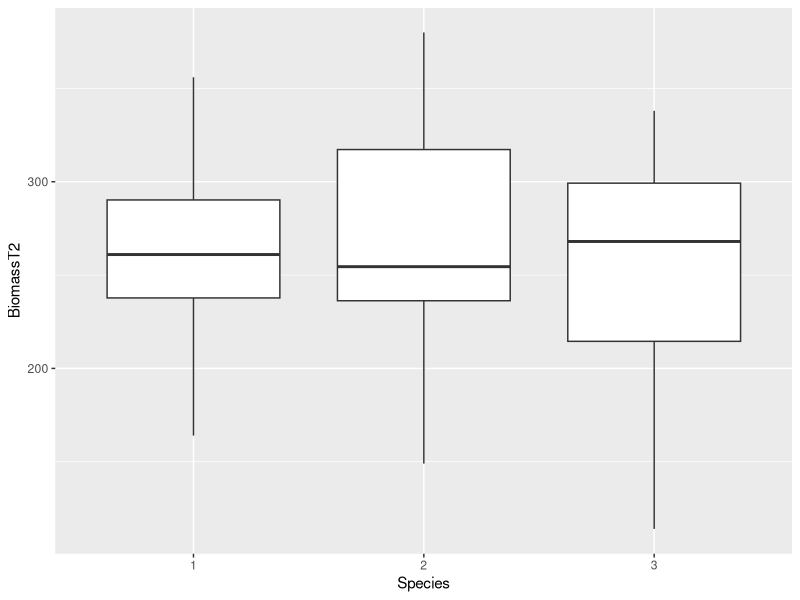
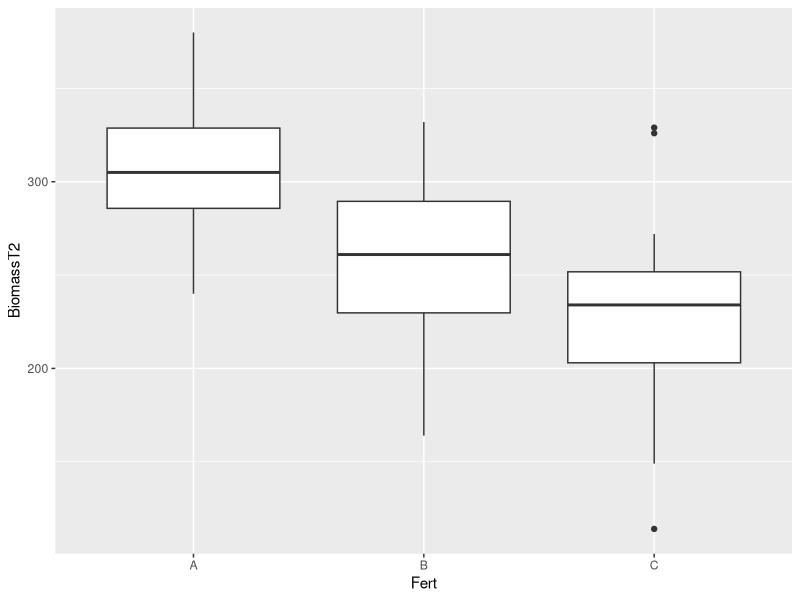
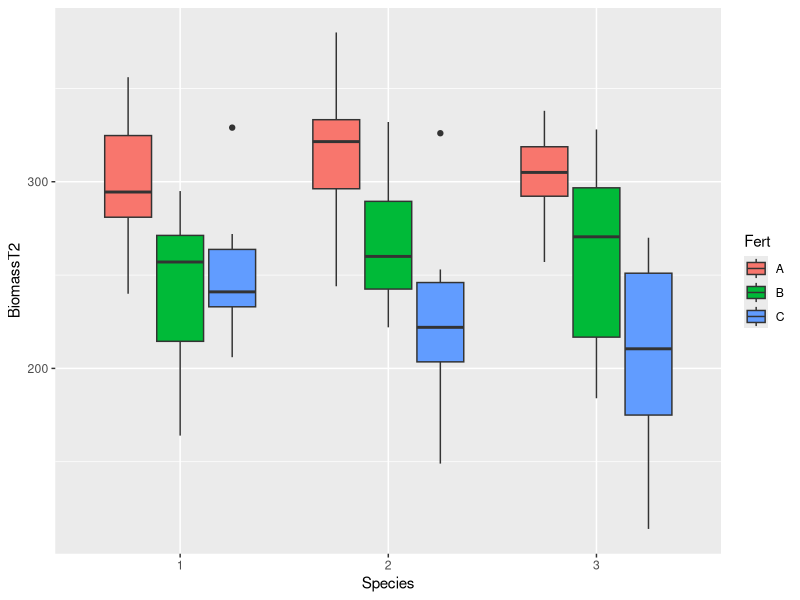
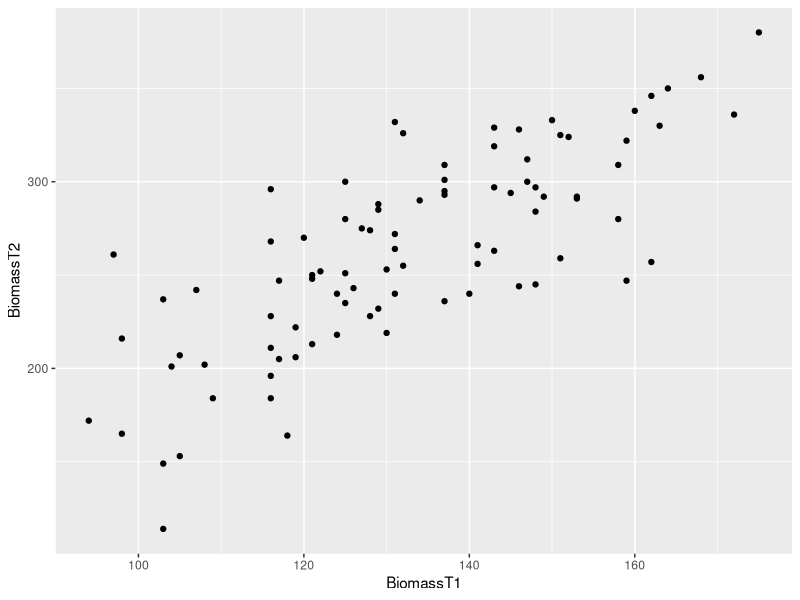
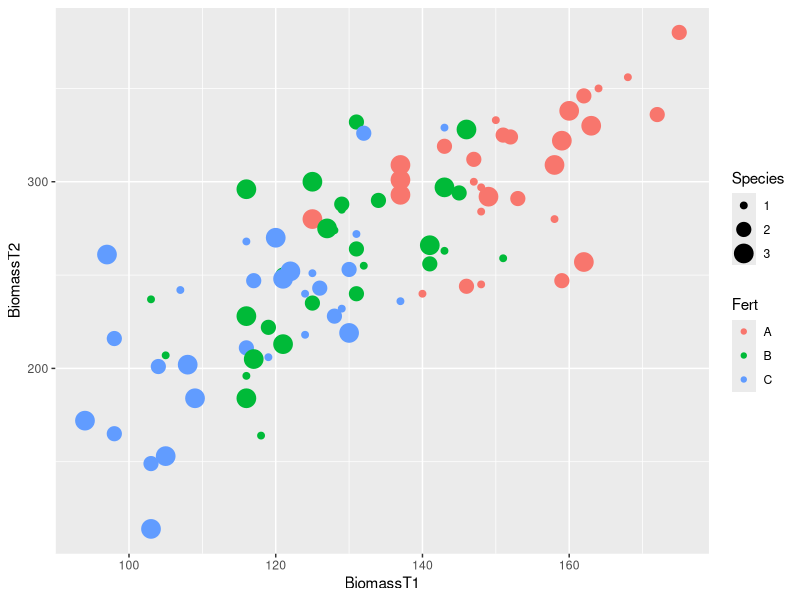
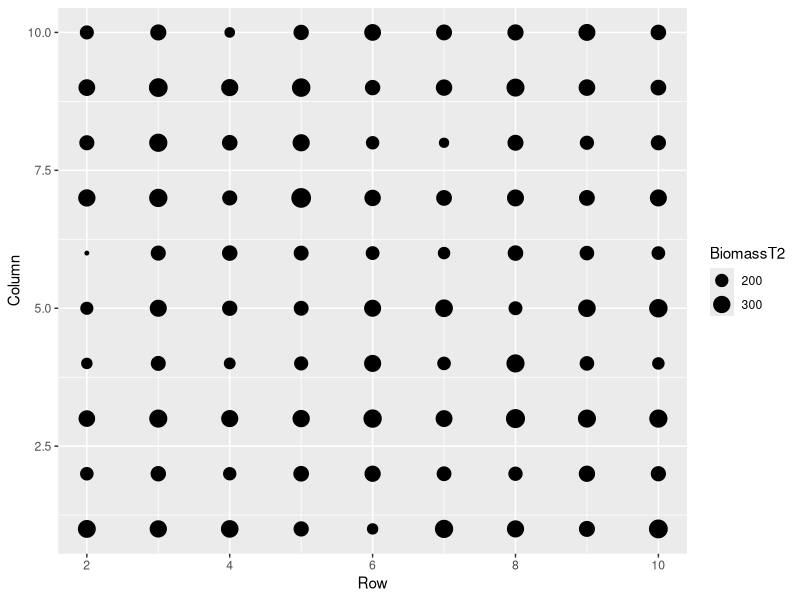
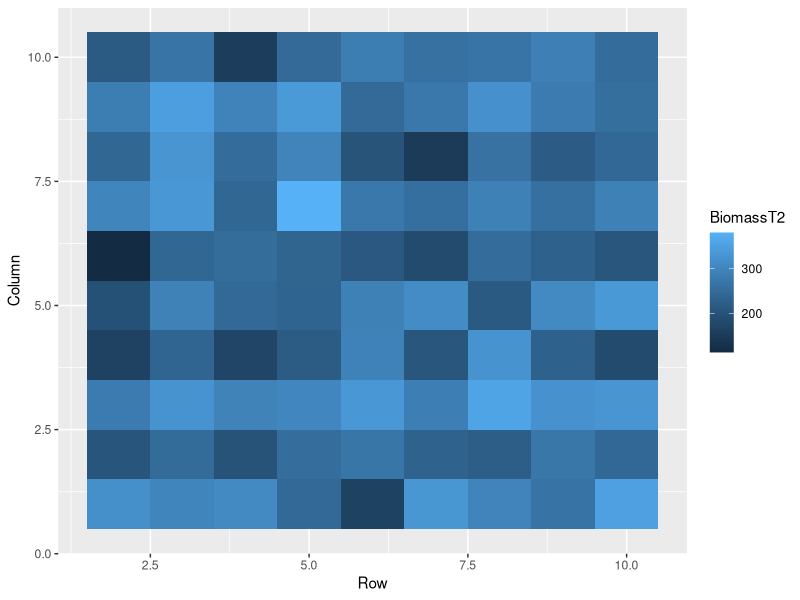
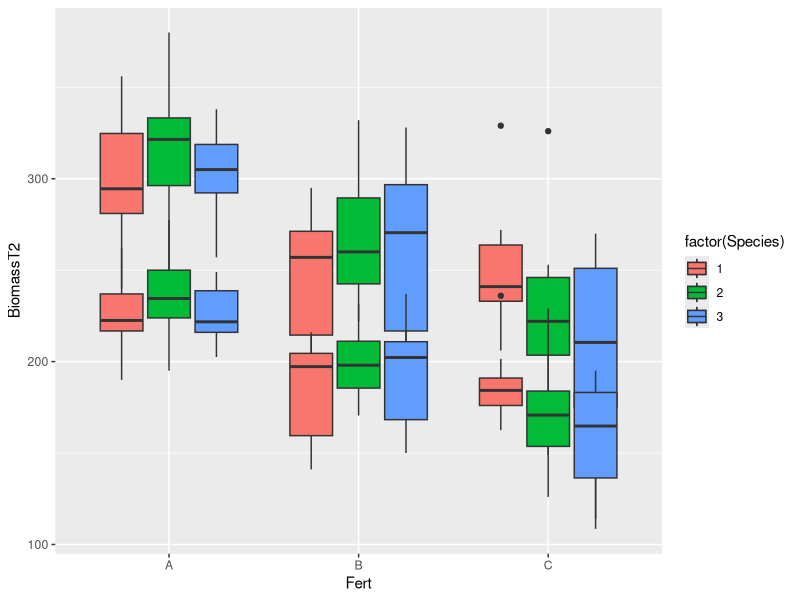

Write the R code that produced these figures, in order.
## ---- chunk 1
knitr::opts_chunk$set(echo = TRUE)
## ---- chunk 2
# set up environment, declare variables, read data
library(ggplot2)
library(tidyverse)

plants <- read.csv(file = "Plants.csv")
plants <- filter(plants, Row > 1)
plants$Species <- factor(plants$Species)
plants$Fert <- factor(plants$Fert)
## ---- chunk 3
table(plants$Species, plants$Fert)
## ---- chunk 4
ggplot(data = plants, mapping = aes(x = Species, y = BiomassT2)) + 
  geom_boxplot()
## ---- chunk 5
plant1 <- subset(plants, Species == "1")
plant2<- subset(plants, Species == "2")
plant3 <- subset(plants, Species == "3")

mean(plant1$BiomassT2)
mean(plant2$BiomassT2)
mean(plant3$BiomassT2)
## ---- chunk 6
ggplot(data = plants, mapping = aes(x = Fert, y = BiomassT2)) + 
  geom_boxplot()
## ---- chunk 7
ggplot(data = plants, mapping = aes(x = Species , y = BiomassT2)) + 
  geom_boxplot(aes(fill = Fert))
## ---- chunk 8
ggplot(data = plants, mapping = aes(x = BiomassT1, y = BiomassT2)) + 
  geom_point()
## ---- chunk 9
ggplot(data = plants, mapping = aes(x = BiomassT1, y = BiomassT2)) + 
  geom_point(aes(color = Fert, size = Species))
## ---- chunk 10
ggplot(data = plants, mapping = aes(x = Row, y = Column)) +
  geom_point(aes(size = BiomassT2))
## ---- chunk 11
ggplot(data = plants, mapping = aes(x = Row, y = Column)) +
  geom_tile(aes(fill = BiomassT2))
## ---- chunk 12

## ---- chunk 13
plants <- mutate(plants, Avg = (BiomassT1+BiomassT2)/2)

ggplot(plants) + geom_boxplot(mapping = aes(Fert,BiomassT2,fill=factor(Species))) + geom_boxplot(mapping = aes(Fert, Avg, fill=factor(Species)))

ggplot(plants) + geom_boxplot(mapping = aes(Fert,BiomassT2),fill="blue",alpha=.4) + geom_boxplot(mapping = aes(Fert, Avg),fill="red",alpha=.4)
